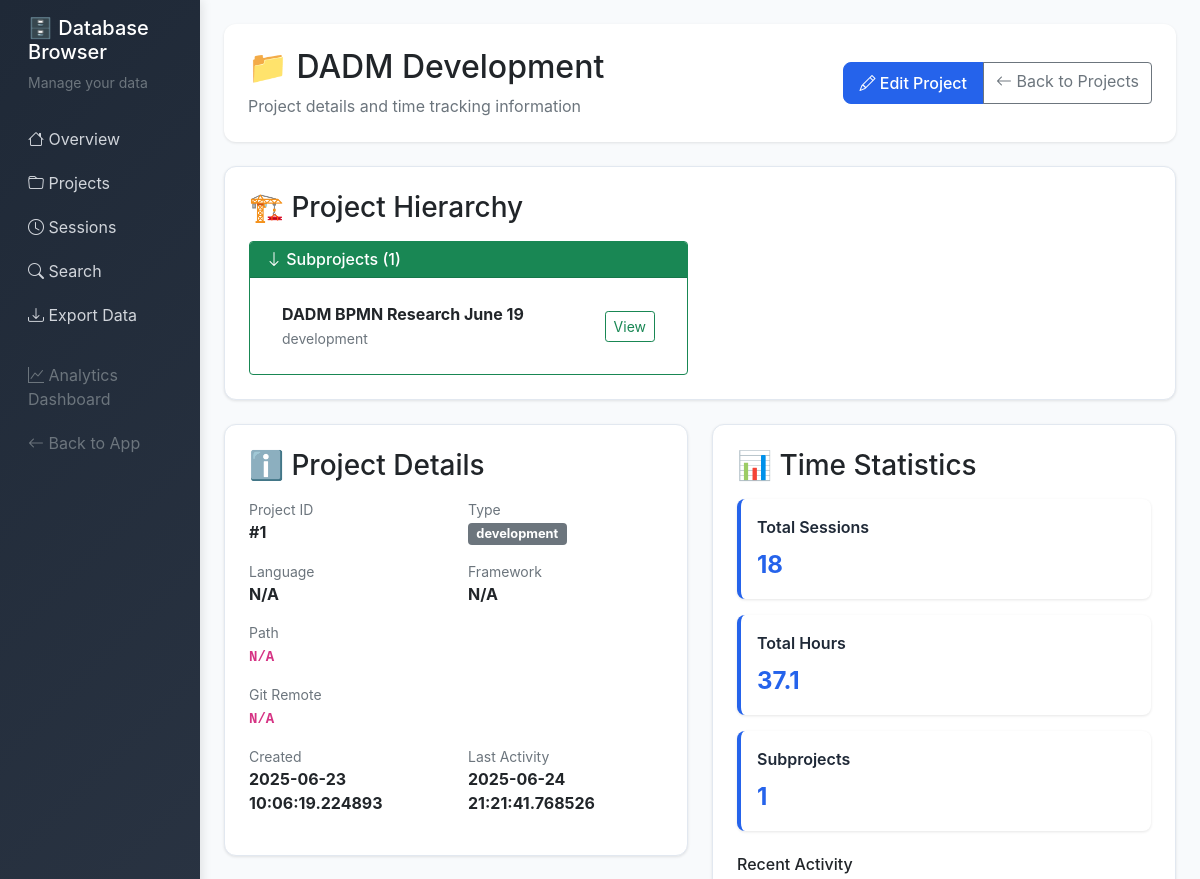
/db/projects/1 (upper part), run on an earlier commit of the app's database.
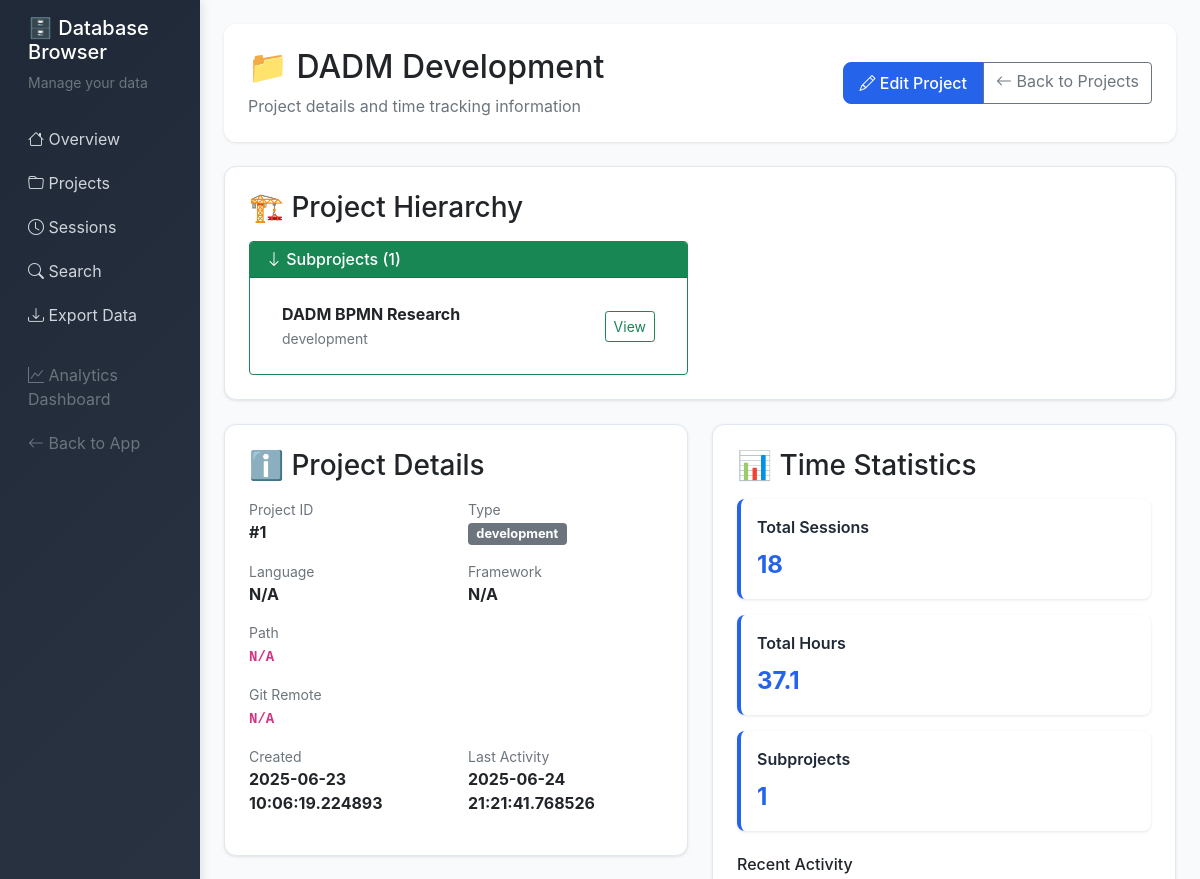
And on a later commit of the database.
### server/src/models.py (models this page shows, shortened)
class Project:
    __tablename__ = 'projects'

### server/src/db_browser.py (the view)
@db_browser.route('/db/projects/<int:project_id>')
def project_detail(project_id):
    conn = get_db_connection()
    project = conn.execute('SELECT * FROM projects WHERE id = ?', (project_id,)).fetchone()
    if not project:
        conn.close()
        flash('Project not found', 'error')
        return redirect(url_for('db_browser.projects'))
    master_project = None
    if project['parent_id']:
        master_project = conn.execute('SELECT id, name FROM projects WHERE id = ?', (project['parent_id'],)).fetchone()
    subprojects = conn.execute('SELECT id, name, type FROM projects WHERE parent_id = ? ORDER BY name', (project_id,)).fetchall()
    sessions = conn.execute('''
        SELECT s.*, COUNT(b.id) as break_count
        FROM sessions s
        LEFT JOIN breaks b ON s.id = b.session_id
        WHERE s.project_id = ?
        GROUP BY s.id
        ORDER BY s.start_time DESC
    ''', (project_id,)).fetchall()
    total_duration = sum(s['duration_minutes'] or 0 for s in sessions)
    for subproject in subprojects:
        sub_sessions = conn.execute('SELECT duration_minutes FROM sessions WHERE project_id = ?', (subproject['id'],)).fetchall()
        total_duration += sum(s['duration_minutes'] or 0 for s in sub_sessions)
    conn.close()
    return render_template('db_browser/project_detail.html',
                         project=project,
                         sessions=sessions,
                         master_project=master_project,
                         subprojects=subprojects,
                         total_duration=total_duration)

### server/src/db_browser.py (called while the page is built)
def get_db_connection():
    database_path = os.environ.get('DATABASE_PATH', '/app/data/timetracker.db')
    conn = sqlite3.connect(database_path)
    conn.row_factory = sqlite3.Row
    return conn

### server/src/templates/db_browser/project_detail.html (shortened to what the changed rows need)
{% extends "db_browser/base.html" %}
{% block content %}
<div class="page-header">
    <div class="row align-items-center">
        <div class="col">
            <h1 class="h2 mb-2">📁 {{ project.name }}</h1>
        </div>
    </div>
</div>
{% if master_project or subprojects %}
<div class="content-card">
    <div class="row">
        {% if subprojects %}
        <div class="col-md-6">
            <div class="card border-success">
                <div class="card-body">
                    <div class="list-group list-group-flush">
                        {% for subproject in subprojects %}
                        <div class="list-group-item d-flex justify-content-between align-items-center">
                            <div>
                                <strong>{{ subproject.name }}</strong>
                                <br><small class="text-muted">{{ subproject.type }}</small>
                            </div>
                            <a href="{{ url_for('db_browser.project_detail', project_id=subproject.id) }}" class="btn btn-sm btn-outline-success">
                                View
                            </a>
                        </div>
                        {% endfor %}
                    </div>
                </div>
            </div>
        </div>
        {% endif %}
    </div>
</div>
{% endif %}
{% endblock %}

What changed in the data, as far as the page shows it:
changed Project: name "DADM BPMN Research June 19" → "DADM BPMN Research"
